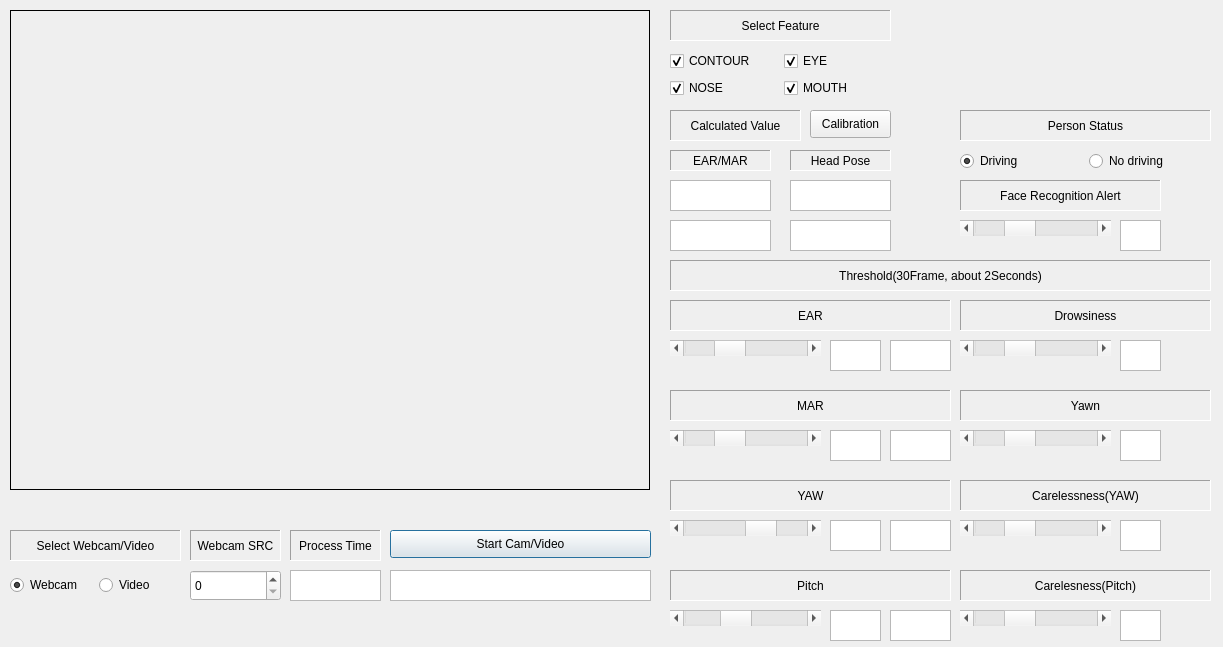
<?xml version="1.0" encoding="UTF-8"?>
<ui version="4.0">
 <class>Dialog</class>
 <widget class="QDialog" name="Dialog">
  <property name="geometry">
   <rect>
    <x>0</x>
    <y>0</y>
    <width>1223</width>
    <height>647</height>
   </rect>
  </property>
  <property name="windowTitle">
   <string>Face Landmark Detection System)</string>
  </property>
  <widget class="QPushButton" name="control_bt">
   <property name="geometry">
    <rect>
     <x>390</x>
     <y>530</y>
     <width>261</width>
     <height>28</height>
    </rect>
   </property>
   <property name="text">
    <string>Start Cam/Video</string>
   </property>
  </widget>
  <widget class="QLabel" name="image_label">
   <property name="geometry">
    <rect>
     <x>10</x>
     <y>10</y>
     <width>640</width>
     <height>480</height>
    </rect>
   </property>
   <property name="frameShape">
    <enum>QFrame::Box</enum>
   </property>
   <property name="text">
    <string/>
   </property>
  </widget>
  <widget class="QLabel" name="label_2">
   <property name="geometry">
    <rect>
     <x>10</x>
     <y>530</y>
     <width>171</width>
     <height>31</height>
    </rect>
   </property>
   <property name="frameShape">
    <enum>QFrame::Panel</enum>
   </property>
   <property name="frameShadow">
    <enum>QFrame::Sunken</enum>
   </property>
   <property name="text">
    <string>Select Webcam/Video</string>
   </property>
   <property name="alignment">
    <set>Qt::AlignCenter</set>
   </property>
  </widget>
  <widget class="QTextBrowser" name="log_browser">
   <property name="geometry">
    <rect>
     <x>390</x>
     <y>570</y>
     <width>261</width>
     <height>31</height>
    </rect>
   </property>
  </widget>
  <widget class="QWidget" name="layoutWidget">
   <property name="geometry">
    <rect>
     <x>10</x>
     <y>570</y>
     <width>171</width>
     <height>31</height>
    </rect>
   </property>
   <layout class="QHBoxLayout" name="horizontalLayout_2">
    <item>
     <widget class="QRadioButton" name="webcam_bt">
      <property name="text">
       <string>Webcam</string>
      </property>
      <property name="checked">
       <bool>true</bool>
      </property>
     </widget>
    </item>
    <item>
     <widget class="QRadioButton" name="video_bt">
      <property name="text">
       <string>Video</string>
      </property>
      <property name="checked">
       <bool>false</bool>
      </property>
     </widget>
    </item>
   </layout>
  </widget>
  <widget class="QSpinBox" name="webcam_src_box">
   <property name="geometry">
    <rect>
     <x>190</x>
     <y>570</y>
     <width>91</width>
     <height>31</height>
    </rect>
   </property>
   <property name="maximum">
    <number>5</number>
   </property>
  </widget>
  <widget class="QLabel" name="label_3">
   <property name="geometry">
    <rect>
     <x>190</x>
     <y>530</y>
     <width>91</width>
     <height>31</height>
    </rect>
   </property>
   <property name="frameShape">
    <enum>QFrame::Panel</enum>
   </property>
   <property name="frameShadow">
    <enum>QFrame::Sunken</enum>
   </property>
   <property name="text">
    <string>Webcam SRC</string>
   </property>
   <property name="alignment">
    <set>Qt::AlignCenter</set>
   </property>
  </widget>
  <widget class="QLabel" name="label_4">
   <property name="geometry">
    <rect>
     <x>670</x>
     <y>10</y>
     <width>221</width>
     <height>31</height>
    </rect>
   </property>
   <property name="frameShape">
    <enum>QFrame::Panel</enum>
   </property>
   <property name="frameShadow">
    <enum>QFrame::Sunken</enum>
   </property>
   <property name="text">
    <string>Select Feature</string>
   </property>
   <property name="alignment">
    <set>Qt::AlignCenter</set>
   </property>
  </widget>
  <widget class="QLabel" name="label_6">
   <property name="geometry">
    <rect>
     <x>790</x>
     <y>150</y>
     <width>101</width>
     <height>21</height>
    </rect>
   </property>
   <property name="frameShape">
    <enum>QFrame::Panel</enum>
   </property>
   <property name="frameShadow">
    <enum>QFrame::Sunken</enum>
   </property>
   <property name="text">
    <string>Head Pose</string>
   </property>
   <property name="alignment">
    <set>Qt::AlignCenter</set>
   </property>
  </widget>
  <widget class="QTextBrowser" name="pitch_browser">
   <property name="geometry">
    <rect>
     <x>790</x>
     <y>220</y>
     <width>101</width>
     <height>31</height>
    </rect>
   </property>
  </widget>
  <widget class="QTextBrowser" name="mar_browser">
   <property name="geometry">
    <rect>
     <x>670</x>
     <y>220</y>
     <width>101</width>
     <height>31</height>
    </rect>
   </property>
  </widget>
  <widget class="QLabel" name="label_8">
   <property name="geometry">
    <rect>
     <x>670</x>
     <y>110</y>
     <width>131</width>
     <height>31</height>
    </rect>
   </property>
   <property name="frameShape">
    <enum>QFrame::Panel</enum>
   </property>
   <property name="frameShadow">
    <enum>QFrame::Sunken</enum>
   </property>
   <property name="text">
    <string>Calculated Value</string>
   </property>
   <property name="alignment">
    <set>Qt::AlignCenter</set>
   </property>
  </widget>
  <widget class="QTextBrowser" name="yaw_browser">
   <property name="geometry">
    <rect>
     <x>790</x>
     <y>180</y>
     <width>101</width>
     <height>31</height>
    </rect>
   </property>
  </widget>
  <widget class="QLabel" name="label_7">
   <property name="geometry">
    <rect>
     <x>670</x>
     <y>150</y>
     <width>101</width>
     <height>21</height>
    </rect>
   </property>
   <property name="frameShape">
    <enum>QFrame::Panel</enum>
   </property>
   <property name="frameShadow">
    <enum>QFrame::Sunken</enum>
   </property>
   <property name="text">
    <string>EAR/MAR</string>
   </property>
   <property name="alignment">
    <set>Qt::AlignCenter</set>
   </property>
  </widget>
  <widget class="QTextBrowser" name="ear_browser">
   <property name="geometry">
    <rect>
     <x>670</x>
     <y>180</y>
     <width>101</width>
     <height>31</height>
    </rect>
   </property>
  </widget>
  <widget class="QTextBrowser" name="time_browser">
   <property name="geometry">
    <rect>
     <x>290</x>
     <y>570</y>
     <width>91</width>
     <height>31</height>
    </rect>
   </property>
  </widget>
  <widget class="QLabel" name="label_5">
   <property name="geometry">
    <rect>
     <x>290</x>
     <y>530</y>
     <width>91</width>
     <height>31</height>
    </rect>
   </property>
   <property name="contextMenuPolicy">
    <enum>Qt::DefaultContextMenu</enum>
   </property>
   <property name="frameShape">
    <enum>QFrame::Panel</enum>
   </property>
   <property name="frameShadow">
    <enum>QFrame::Sunken</enum>
   </property>
   <property name="text">
    <string>Process Time</string>
   </property>
   <property name="alignment">
    <set>Qt::AlignCenter</set>
   </property>
  </widget>
  <widget class="QPushButton" name="calibration_button">
   <property name="geometry">
    <rect>
     <x>810</x>
     <y>110</y>
     <width>81</width>
     <height>28</height>
    </rect>
   </property>
   <property name="text">
    <string>Calibration</string>
   </property>
  </widget>
  <widget class="QScrollBar" name="ear_threshold_bar">
   <property name="geometry">
    <rect>
     <x>670</x>
     <y>340</y>
     <width>151</width>
     <height>16</height>
    </rect>
   </property>
   <property name="maximum">
    <number>30</number>
   </property>
   <property name="pageStep">
    <number>10</number>
   </property>
   <property name="value">
    <number>10</number>
   </property>
   <property name="orientation">
    <enum>Qt::Horizontal</enum>
   </property>
  </widget>
  <widget class="QScrollBar" name="mar_threshold_bar">
   <property name="geometry">
    <rect>
     <x>670</x>
     <y>430</y>
     <width>151</width>
     <height>16</height>
    </rect>
   </property>
   <property name="maximum">
    <number>30</number>
   </property>
   <property name="value">
    <number>10</number>
   </property>
   <property name="orientation">
    <enum>Qt::Horizontal</enum>
   </property>
  </widget>
  <widget class="QTextBrowser" name="yaw_threshold_browser">
   <property name="geometry">
    <rect>
     <x>830</x>
     <y>520</y>
     <width>51</width>
     <height>31</height>
    </rect>
   </property>
  </widget>
  <widget class="QScrollBar" name="pitch_threshold_bar">
   <property name="geometry">
    <rect>
     <x>670</x>
     <y>610</y>
     <width>151</width>
     <height>16</height>
    </rect>
   </property>
   <property name="maximum">
    <number>30</number>
   </property>
   <property name="value">
    <number>12</number>
   </property>
   <property name="orientation">
    <enum>Qt::Horizontal</enum>
   </property>
  </widget>
  <widget class="QTextBrowser" name="drowsiness_threshold_browser">
   <property name="geometry">
    <rect>
     <x>1120</x>
     <y>340</y>
     <width>41</width>
     <height>31</height>
    </rect>
   </property>
  </widget>
  <widget class="QLabel" name="label_12">
   <property name="geometry">
    <rect>
     <x>960</x>
     <y>300</y>
     <width>251</width>
     <height>31</height>
    </rect>
   </property>
   <property name="frameShape">
    <enum>QFrame::Panel</enum>
   </property>
   <property name="frameShadow">
    <enum>QFrame::Sunken</enum>
   </property>
   <property name="text">
    <string>Drowsiness</string>
   </property>
   <property name="alignment">
    <set>Qt::AlignCenter</set>
   </property>
  </widget>
  <widget class="QLabel" name="label_16">
   <property name="geometry">
    <rect>
     <x>670</x>
     <y>390</y>
     <width>281</width>
     <height>31</height>
    </rect>
   </property>
   <property name="frameShape">
    <enum>QFrame::Panel</enum>
   </property>
   <property name="frameShadow">
    <enum>QFrame::Sunken</enum>
   </property>
   <property name="text">
    <string>MAR</string>
   </property>
   <property name="alignment">
    <set>Qt::AlignCenter</set>
   </property>
  </widget>
  <widget class="QLabel" name="alert_label_1">
   <property name="geometry">
    <rect>
     <x>1170</x>
     <y>340</y>
     <width>41</width>
     <height>41</height>
    </rect>
   </property>
   <property name="text">
    <string/>
   </property>
  </widget>
  <widget class="QTextBrowser" name="mar_alert_browser">
   <property name="geometry">
    <rect>
     <x>890</x>
     <y>430</y>
     <width>61</width>
     <height>31</height>
    </rect>
   </property>
  </widget>
  <widget class="QLabel" name="label_13">
   <property name="geometry">
    <rect>
     <x>960</x>
     <y>390</y>
     <width>251</width>
     <height>31</height>
    </rect>
   </property>
   <property name="frameShape">
    <enum>QFrame::Panel</enum>
   </property>
   <property name="frameShadow">
    <enum>QFrame::Sunken</enum>
   </property>
   <property name="text">
    <string>Yawn</string>
   </property>
   <property name="alignment">
    <set>Qt::AlignCenter</set>
   </property>
  </widget>
  <widget class="QScrollBar" name="carelessness_yaw_threshold_bar">
   <property name="geometry">
    <rect>
     <x>960</x>
     <y>520</y>
     <width>151</width>
     <height>16</height>
    </rect>
   </property>
   <property name="maximum">
    <number>30</number>
   </property>
   <property name="value">
    <number>10</number>
   </property>
   <property name="orientation">
    <enum>Qt::Horizontal</enum>
   </property>
  </widget>
  <widget class="QLabel" name="label_17">
   <property name="geometry">
    <rect>
     <x>670</x>
     <y>480</y>
     <width>281</width>
     <height>31</height>
    </rect>
   </property>
   <property name="frameShape">
    <enum>QFrame::Panel</enum>
   </property>
   <property name="frameShadow">
    <enum>QFrame::Sunken</enum>
   </property>
   <property name="text">
    <string>YAW</string>
   </property>
   <property name="alignment">
    <set>Qt::AlignCenter</set>
   </property>
  </widget>
  <widget class="QLabel" name="alert_label_4">
   <property name="geometry">
    <rect>
     <x>1170</x>
     <y>605</y>
     <width>41</width>
     <height>41</height>
    </rect>
   </property>
   <property name="text">
    <string/>
   </property>
  </widget>
  <widget class="QLabel" name="label_11">
   <property name="geometry">
    <rect>
     <x>670</x>
     <y>260</y>
     <width>541</width>
     <height>31</height>
    </rect>
   </property>
   <property name="frameShape">
    <enum>QFrame::Panel</enum>
   </property>
   <property name="frameShadow">
    <enum>QFrame::Sunken</enum>
   </property>
   <property name="text">
    <string>Threshold(30Frame, about 2Seconds)</string>
   </property>
   <property name="alignment">
    <set>Qt::AlignCenter</set>
   </property>
  </widget>
  <widget class="QLabel" name="label_14">
   <property name="geometry">
    <rect>
     <x>960</x>
     <y>480</y>
     <width>251</width>
     <height>31</height>
    </rect>
   </property>
   <property name="frameShape">
    <enum>QFrame::Panel</enum>
   </property>
   <property name="frameShadow">
    <enum>QFrame::Sunken</enum>
   </property>
   <property name="text">
    <string>Carelessness(YAW)</string>
   </property>
   <property name="alignment">
    <set>Qt::AlignCenter</set>
   </property>
  </widget>
  <widget class="QTextBrowser" name="carelessness_pitch_threshold_browser">
   <property name="geometry">
    <rect>
     <x>1120</x>
     <y>610</y>
     <width>41</width>
     <height>31</height>
    </rect>
   </property>
  </widget>
  <widget class="QTextBrowser" name="pitch_threshold_browser">
   <property name="geometry">
    <rect>
     <x>830</x>
     <y>610</y>
     <width>51</width>
     <height>31</height>
    </rect>
   </property>
  </widget>
  <widget class="QTextBrowser" name="pitch_alert_browser">
   <property name="geometry">
    <rect>
     <x>890</x>
     <y>610</y>
     <width>61</width>
     <height>31</height>
    </rect>
   </property>
  </widget>
  <widget class="QLabel" name="label_18">
   <property name="geometry">
    <rect>
     <x>670</x>
     <y>570</y>
     <width>281</width>
     <height>31</height>
    </rect>
   </property>
   <property name="frameShape">
    <enum>QFrame::Panel</enum>
   </property>
   <property name="frameShadow">
    <enum>QFrame::Sunken</enum>
   </property>
   <property name="text">
    <string>Pitch</string>
   </property>
   <property name="alignment">
    <set>Qt::AlignCenter</set>
   </property>
  </widget>
  <widget class="QScrollBar" name="yaw_threshold_bar">
   <property name="geometry">
    <rect>
     <x>670</x>
     <y>520</y>
     <width>151</width>
     <height>16</height>
    </rect>
   </property>
   <property name="maximum">
    <number>30</number>
   </property>
   <property name="value">
    <number>20</number>
   </property>
   <property name="orientation">
    <enum>Qt::Horizontal</enum>
   </property>
  </widget>
  <widget class="QLabel" name="alert_label_3">
   <property name="geometry">
    <rect>
     <x>1170</x>
     <y>520</y>
     <width>41</width>
     <height>41</height>
    </rect>
   </property>
   <property name="text">
    <string/>
   </property>
  </widget>
  <widget class="QLabel" name="label_19">
   <property name="geometry">
    <rect>
     <x>960</x>
     <y>570</y>
     <width>251</width>
     <height>31</height>
    </rect>
   </property>
   <property name="frameShape">
    <enum>QFrame::Panel</enum>
   </property>
   <property name="frameShadow">
    <enum>QFrame::Sunken</enum>
   </property>
   <property name="text">
    <string>Carelesness(Pitch)</string>
   </property>
   <property name="alignment">
    <set>Qt::AlignCenter</set>
   </property>
  </widget>
  <widget class="QLabel" name="alert_label_2">
   <property name="geometry">
    <rect>
     <x>1170</x>
     <y>430</y>
     <width>41</width>
     <height>41</height>
    </rect>
   </property>
   <property name="text">
    <string/>
   </property>
  </widget>
  <widget class="QLabel" name="label_15">
   <property name="geometry">
    <rect>
     <x>670</x>
     <y>300</y>
     <width>281</width>
     <height>31</height>
    </rect>
   </property>
   <property name="frameShape">
    <enum>QFrame::Panel</enum>
   </property>
   <property name="frameShadow">
    <enum>QFrame::Sunken</enum>
   </property>
   <property name="text">
    <string>EAR</string>
   </property>
   <property name="alignment">
    <set>Qt::AlignCenter</set>
   </property>
  </widget>
  <widget class="QTextBrowser" name="ear_alert_browser">
   <property name="geometry">
    <rect>
     <x>890</x>
     <y>340</y>
     <width>61</width>
     <height>31</height>
    </rect>
   </property>
  </widget>
  <widget class="QTextBrowser" name="carelessness_yaw_threshold_browser">
   <property name="geometry">
    <rect>
     <x>1120</x>
     <y>520</y>
     <width>41</width>
     <height>31</height>
    </rect>
   </property>
  </widget>
  <widget class="QScrollBar" name="carelessness_pitch_threshold_bar">
   <property name="geometry">
    <rect>
     <x>960</x>
     <y>610</y>
     <width>151</width>
     <height>16</height>
    </rect>
   </property>
   <property name="maximum">
    <number>30</number>
   </property>
   <property name="value">
    <number>10</number>
   </property>
   <property name="orientation">
    <enum>Qt::Horizontal</enum>
   </property>
  </widget>
  <widget class="QScrollBar" name="yawn_threshold_bar">
   <property name="geometry">
    <rect>
     <x>960</x>
     <y>430</y>
     <width>151</width>
     <height>16</height>
    </rect>
   </property>
   <property name="maximum">
    <number>30</number>
   </property>
   <property name="value">
    <number>10</number>
   </property>
   <property name="sliderPosition">
    <number>10</number>
   </property>
   <property name="orientation">
    <enum>Qt::Horizontal</enum>
   </property>
  </widget>
  <widget class="QTextBrowser" name="mar_threshold_browser">
   <property name="geometry">
    <rect>
     <x>830</x>
     <y>430</y>
     <width>51</width>
     <height>31</height>
    </rect>
   </property>
  </widget>
  <widget class="QScrollBar" name="drowsiness_threshold_bar">
   <property name="geometry">
    <rect>
     <x>960</x>
     <y>340</y>
     <width>151</width>
     <height>16</height>
    </rect>
   </property>
   <property name="maximum">
    <number>30</number>
   </property>
   <property name="value">
    <number>10</number>
   </property>
   <property name="orientation">
    <enum>Qt::Horizontal</enum>
   </property>
  </widget>
  <widget class="QTextBrowser" name="yawn_threshold_browser">
   <property name="geometry">
    <rect>
     <x>1120</x>
     <y>430</y>
     <width>41</width>
     <height>31</height>
    </rect>
   </property>
  </widget>
  <widget class="QTextBrowser" name="yaw_alert_browser">
   <property name="geometry">
    <rect>
     <x>890</x>
     <y>520</y>
     <width>61</width>
     <height>31</height>
    </rect>
   </property>
  </widget>
  <widget class="QTextBrowser" name="ear_threshold_browser">
   <property name="geometry">
    <rect>
     <x>830</x>
     <y>340</y>
     <width>51</width>
     <height>31</height>
    </rect>
   </property>
  </widget>
  <widget class="QLabel" name="alert_label_5">
   <property name="geometry">
    <rect>
     <x>1170</x>
     <y>190</y>
     <width>41</width>
     <height>41</height>
    </rect>
   </property>
   <property name="text">
    <string/>
   </property>
  </widget>
  <widget class="QTextBrowser" name="face_threshold_browser">
   <property name="geometry">
    <rect>
     <x>1120</x>
     <y>220</y>
     <width>41</width>
     <height>31</height>
    </rect>
   </property>
  </widget>
  <widget class="QLabel" name="label_20">
   <property name="geometry">
    <rect>
     <x>960</x>
     <y>110</y>
     <width>251</width>
     <height>31</height>
    </rect>
   </property>
   <property name="frameShape">
    <enum>QFrame::Panel</enum>
   </property>
   <property name="frameShadow">
    <enum>QFrame::Sunken</enum>
   </property>
   <property name="text">
    <string>Person Status</string>
   </property>
   <property name="alignment">
    <set>Qt::AlignCenter</set>
   </property>
  </widget>
  <widget class="QLabel" name="label_21">
   <property name="geometry">
    <rect>
     <x>960</x>
     <y>180</y>
     <width>201</width>
     <height>31</height>
    </rect>
   </property>
   <property name="frameShape">
    <enum>QFrame::Panel</enum>
   </property>
   <property name="frameShadow">
    <enum>QFrame::Sunken</enum>
   </property>
   <property name="text">
    <string>Face Recognition Alert</string>
   </property>
   <property name="alignment">
    <set>Qt::AlignCenter</set>
   </property>
  </widget>
  <widget class="QWidget" name="layoutWidget_2">
   <property name="geometry">
    <rect>
     <x>960</x>
     <y>150</y>
     <width>251</width>
     <height>23</height>
    </rect>
   </property>
   <layout class="QHBoxLayout" name="horizontalLayout_4">
    <item>
     <widget class="QRadioButton" name="driving_bt">
      <property name="text">
       <string>Driving</string>
      </property>
      <property name="checked">
       <bool>true</bool>
      </property>
     </widget>
    </item>
    <item>
     <widget class="QRadioButton" name="no_driving_bt">
      <property name="tabletTracking">
       <bool>false</bool>
      </property>
      <property name="text">
       <string>No driving</string>
      </property>
     </widget>
    </item>
   </layout>
  </widget>
  <widget class="QScrollBar" name="face_threshold_bar">
   <property name="geometry">
    <rect>
     <x>960</x>
     <y>220</y>
     <width>151</width>
     <height>16</height>
    </rect>
   </property>
   <property name="maximum">
    <number>30</number>
   </property>
   <property name="value">
    <number>10</number>
   </property>
   <property name="orientation">
    <enum>Qt::Horizontal</enum>
   </property>
  </widget>
  <widget class="QWidget" name="layoutWidget">
   <property name="geometry">
    <rect>
     <x>670</x>
     <y>50</y>
     <width>221</width>
     <height>50</height>
    </rect>
   </property>
   <layout class="QGridLayout" name="gridLayout">
    <item row="0" column="0">
     <widget class="QCheckBox" name="contour_checkbox">
      <property name="text">
       <string>CONTOUR</string>
      </property>
      <property name="checked">
       <bool>true</bool>
      </property>
     </widget>
    </item>
    <item row="0" column="1">
     <widget class="QCheckBox" name="eye_checkbox">
      <property name="text">
       <string>EYE</string>
      </property>
      <property name="checked">
       <bool>true</bool>
      </property>
     </widget>
    </item>
    <item row="1" column="0">
     <widget class="QCheckBox" name="nose_checkbox">
      <property name="text">
       <string>NOSE</string>
      </property>
      <property name="checked">
       <bool>true</bool>
      </property>
     </widget>
    </item>
    <item row="1" column="1">
     <widget class="QCheckBox" name="mouth_checkbox">
      <property name="text">
       <string>MOUTH</string>
      </property>
      <property name="checked">
       <bool>true</bool>
      </property>
     </widget>
    </item>
   </layout>
  </widget>
  <zorder>layoutWidget</zorder>
  <zorder>image_label</zorder>
  <zorder>control_bt</zorder>
  <zorder>label_2</zorder>
  <zorder>log_browser</zorder>
  <zorder>layoutWidget</zorder>
  <zorder>webcam_src_box</zorder>
  <zorder>label_3</zorder>
  <zorder>label_4</zorder>
  <zorder>label_6</zorder>
  <zorder>pitch_browser</zorder>
  <zorder>mar_browser</zorder>
  <zorder>label_8</zorder>
  <zorder>yaw_browser</zorder>
  <zorder>label_7</zorder>
  <zorder>ear_browser</zorder>
  <zorder>time_browser</zorder>
  <zorder>label_5</zorder>
  <zorder>calibration_button</zorder>
  <zorder>ear_threshold_bar</zorder>
  <zorder>mar_threshold_bar</zorder>
  <zorder>yaw_threshold_browser</zorder>
  <zorder>pitch_threshold_bar</zorder>
  <zorder>drowsiness_threshold_browser</zorder>
  <zorder>label_12</zorder>
  <zorder>label_16</zorder>
  <zorder>alert_label_1</zorder>
  <zorder>mar_alert_browser</zorder>
  <zorder>label_13</zorder>
  <zorder>carelessness_yaw_threshold_bar</zorder>
  <zorder>label_17</zorder>
  <zorder>alert_label_4</zorder>
  <zorder>label_11</zorder>
  <zorder>label_14</zorder>
  <zorder>carelessness_pitch_threshold_browser</zorder>
  <zorder>pitch_threshold_browser</zorder>
  <zorder>pitch_alert_browser</zorder>
  <zorder>label_18</zorder>
  <zorder>yaw_threshold_bar</zorder>
  <zorder>alert_label_3</zorder>
  <zorder>label_19</zorder>
  <zorder>alert_label_2</zorder>
  <zorder>label_15</zorder>
  <zorder>ear_alert_browser</zorder>
  <zorder>carelessness_yaw_threshold_browser</zorder>
  <zorder>carelessness_pitch_threshold_bar</zorder>
  <zorder>yawn_threshold_bar</zorder>
  <zorder>mar_threshold_browser</zorder>
  <zorder>drowsiness_threshold_bar</zorder>
  <zorder>yawn_threshold_browser</zorder>
  <zorder>yaw_alert_browser</zorder>
  <zorder>ear_threshold_browser</zorder>
  <zorder>alert_label_5</zorder>
  <zorder>label_20</zorder>
  <zorder>label_21</zorder>
  <zorder>layoutWidget_2</zorder>
  <zorder>face_threshold_bar</zorder>
  <zorder>face_threshold_browser</zorder>
 </widget>
 <resources/>
 <connections/>
</ui>
